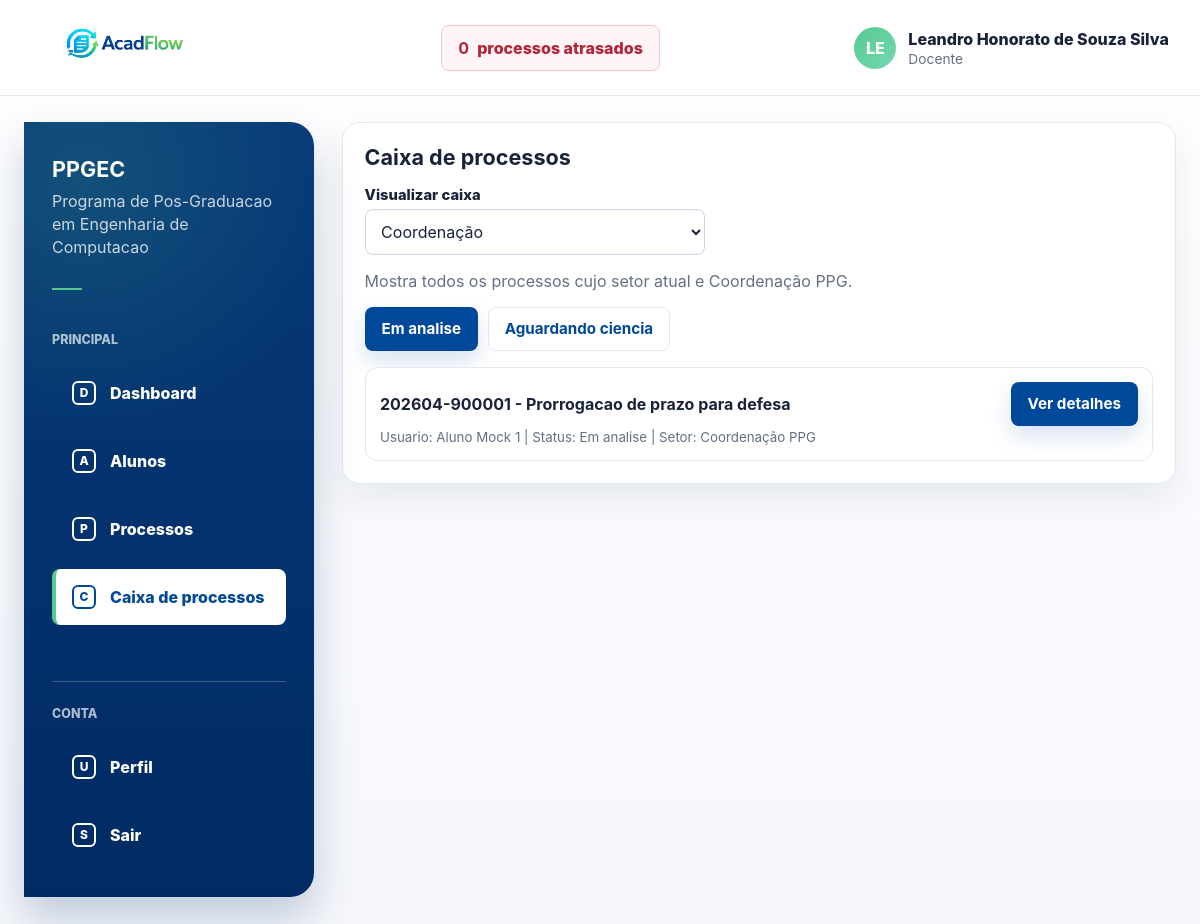
Page /coordenacao/caixa-processos/ (signed in) on the committed database.
### processos/models.py (models this page shows, shortened)
class User(AbstractUser):
    class TipoUsuario(models.TextChoices):
        ALUNO = "ALUNO", "Aluno"
        DOCENTE = "DOCENTE", "Docente"
        SERVIDOR = "SERVIDOR", "Servidor"
    username = None
    first_name = None
    last_name = None
    nome = models.CharField(max_length=255)
    email = models.EmailField(unique=True)
    tipo_usuario = models.CharField(
        max_length=20,
        choices=TipoUsuario.choices,
        default=TipoUsuario.SERVIDOR,
    )
    USERNAME_FIELD = "email"
    REQUIRED_FIELDS = ["nome"]
    objects = UserManager()
    class Meta:
        ordering = ["nome", "email"]

class Setor(models.Model):
    nome = models.CharField(max_length=120, unique=True)
    descricao = models.CharField(max_length=255, blank=True)
    ativo = models.BooleanField(default=True)
    class Meta:
        ordering = ["nome"]

class Processo(models.Model):
    PRAZOS_DIAS_POR_TIPO = {
        "APROVEITAMENTO_CREDITOS": 30,
        "DISPENSA_DISCIPLINA": 30,
        "TRANCAMENTO_MATRICULA": 15,
        "PRORROGACAO_PRAZO": 20,
        "REINGRESSO": 30,
        "MUDANCA_ORIENTADOR": 20,
        "QUALIFICACAO": 30,
        "DEFESA": 45,
        "RECURSO": 15,
        "OUTRO": 30,
    }
    class TipoProcesso(models.TextChoices):
        APROVEITAMENTO_CREDITOS = "APROVEITAMENTO_CREDITOS", "Aproveitamento de Creditos"
        DISPENSA_DISCIPLINA = "DISPENSA_DISCIPLINA", "Dispensa de Disciplina"
        TRANCAMENTO_MATRICULA = "TRANCAMENTO_MATRICULA", "Trancamento de Matricula"
        PRORROGACAO_PRAZO = "PRORROGACAO_PRAZO", "Prorrogacao de Prazo"
        REINGRESSO = "REINGRESSO", "Reingresso"
        MUDANCA_ORIENTADOR = "MUDANCA_ORIENTADOR", "Mudanca de Orientador"
        QUALIFICACAO = "QUALIFICACAO", "Qualificacao"
        DEFESA = "DEFESA", "Defesa"
        RECURSO = "RECURSO", "Recurso"
        OUTRO = "OUTRO", "Outro"
    class StatusProcesso(models.TextChoices):
        EM_ANALISE = "EM_ANALISE", "Em analise"
        AGUARDANDO_DOCUMENTO = "AGUARDANDO_DOCUMENTO", "Aguardando documento"
        AGUARDANDO_CIENCIA = "AGUARDANDO_CIENCIA", "Aguardando ciencia"
        FINALIZADO = "FINALIZADO", "Finalizado"
    class Prioridade(models.TextChoices):
        BAIXA = "BAIXA", "Baixa"
        MEDIA = "MEDIA", "Media"
        ALTA = "ALTA", "Alta"
    usuario_criado_por = models.ForeignKey(
        settings.AUTH_USER_MODEL,
        on_delete=models.PROTECT,
        related_name="processos_criados",
    )
    tipo = models.CharField(max_length=40, choices=TipoProcesso.choices)
    assunto = models.CharField(max_length=255)
    descricao = models.TextField()
    data_criacao = models.DateTimeField(auto_now_add=True)
    atualizado_em = models.DateTimeField(auto_now=True)
    status_inicial = models.CharField(
        max_length=25,
        choices=StatusProcesso.choices,
        null=True,
        blank=True,
    )
    status = models.CharField(
        max_length=25,
        choices=StatusProcesso.choices,
        default=StatusProcesso.EM_ANALISE,
    )
    prioridade = models.CharField(
        max_length=10,
        choices=Prioridade.choices,
        null=True,
        blank=True,
    )
    setor_atual = models.ForeignKey(
        Setor,
        on_delete=models.PROTECT,
        related_name="processos_atuais",
    )
    numero = models.CharField(max_length=20, unique=True, editable=False, blank=True)
    prazo_limite = models.DateField(null=True, blank=True)
    finalizado_em = models.DateTimeField(null=True, blank=True)
    termo_finalizacao = models.TextField(blank=True)
    observacoes_internas = models.TextField(blank=True)
    class Meta:
        ordering = ["-data_criacao"]

### processos/views.py (the view)
# urls.py: path("coordenacao/caixa-processos/", caixa_processos_view, name="coordenacao_caixa_processos"),
@login_required
def caixa_processos_view(request):
    if not _can_view_caixa(request.user):
        raise PermissionDenied("Acesso restrito a docentes e servidores.")
    nomes_setores = _nomes_setores_caixa(request.user)
    selected_caixa = request.GET.get("caixa", "").strip().upper()
    status_caixa = request.GET.get("status_caixa", "").strip().upper()
    if status_caixa not in {"AGUARDANDO_CIENCIA", "EM_ANALISE"}:
        status_caixa = "EM_ANALISE"
    opcoes_caixa = []
    if _is_coordenador(request.user):
        opcoes_caixa = [
            {"value": "COORDENACAO", "label": "Coordenação", "setor_nome": "Coordenação PPG"},
            {"value": "PLENO", "label": "Pleno", "setor_nome": "Colegiando PPGEC (Pleno)"},
        ]
        if selected_caixa == "COORDENACAO":
            nomes_setores = ["Coordenação PPG"]
        elif selected_caixa == "PLENO":
            nomes_setores = ["Colegiando PPGEC (Pleno)"]
        else:
            selected_caixa = "COORDENACAO"
            nomes_setores = ["Coordenação PPG"]
    processos_caixa = (
        Processo.objects.select_related("usuario_criado_por", "setor_atual")
        .filter(setor_atual__nome__in=nomes_setores)
        .filter(
            status__in=[
                Processo.StatusProcesso.EM_ANALISE,
                Processo.StatusProcesso.AGUARDANDO_CIENCIA,
            ]
        )
        .filter(status=status_caixa)
        .order_by("-data_criacao")
    )
    return render(
        request,
        "processos/caixa_processos.html",
        {
            "processos": processos_caixa,
            "nomes_setores_caixa": nomes_setores,
            "nomes_setores_caixa_texto": ", ".join(nomes_setores),
            "opcoes_caixa": opcoes_caixa,
            "selected_caixa": selected_caixa,
            "status_caixa": status_caixa,
            "is_coordenador": _is_coordenador(request.user),
            "has_gestao_access": _has_gestao_access(request.user),
            "can_view_dashboard": _can_view_dashboard(request.user),
            "can_view_processos": _can_view_processos(request.user),
            "can_view_caixa": _can_view_caixa(request.user),
        },
    )

### processos/context_processors.py (called while the page is built)
def processos_atrasados(request):
    if not request.user.is_authenticated:
        return {}
    return {
        "processos_atrasados_count": processos_atrasados_queryset(request.user).count(),
        "processos_atrasados_url": processos_atrasados_url(request.user),
    }

### processos/services.py (called while the page is built, shortened)
def processos_atrasados_base_queryset():
    return Processo.objects.filter(
        prazo_limite__lt=timezone.localdate(),
    ).exclude(status=Processo.StatusProcesso.FINALIZADO)

def processos_atrasados_queryset(user):
    queryset = processos_atrasados_base_queryset()
    if not user.is_authenticated:
        return queryset.none()
    if user.tipo_usuario == User.TipoUsuario.SERVIDOR:
        return queryset
    if user.tipo_usuario == User.TipoUsuario.DOCENTE:
        is_coordenador = Docente.objects.filter(pk=user.pk, coordenador=True).exists()
        if is_coordenador:
            return queryset
    return queryset.filter(usuario_criado_por=user)

def processos_atrasados_url(user):
    if user.is_authenticated and user.tipo_usuario in {User.TipoUsuario.SERVIDOR, User.TipoUsuario.DOCENTE}:
        if user.tipo_usuario == User.TipoUsuario.SERVIDOR or Docente.objects.filter(
            pk=user.pk,
            coordenador=True,
        ).exists():
            return f"{reverse('coordenacao_processos')}?atrasados=1"
    return f"{reverse('menu_meus_processos')}?my_atrasados=1"

### processos/views.py (called while the page is built)
def _is_docente(user):
    return user.is_authenticated and user.tipo_usuario == User.TipoUsuario.DOCENTE

def _is_servidor(user):
    return user.is_authenticated and user.tipo_usuario == User.TipoUsuario.SERVIDOR

def _is_coordenador(user):
    if not user.is_authenticated or user.tipo_usuario != User.TipoUsuario.DOCENTE:
        return False
    try:
        return bool(user.docente.coordenador)
    except Docente.DoesNotExist:
        return False

def _has_gestao_access(user):
    return _is_coordenador(user) or _is_servidor(user)

def _can_view_dashboard(user):
    return _has_gestao_access(user)

def _can_view_processos(user):
    return _is_coordenador(user) or _is_servidor(user)

def _can_view_caixa(user):
    return _is_docente(user) or _is_servidor(user)

def _nomes_setores_caixa(user):
    if _is_servidor(user):
        return ["Secretaria PPGEC"]
    if _is_coordenador(user):
        return ["Coordenação PPG", "Colegiando PPGEC (Pleno)"]
    if _is_docente(user):
        return ["Colegiando PPGEC (Pleno)"]
    return []

### templates/processos/caixa_processos.html (shortened to what this page needs)
{% extends "base.html" %}
{% block content %}
<section class="card">
    <h1 class="section-title">Caixa de processos</h1>
    {% if opcoes_caixa %}
        <form method="get" style="max-width: 340px; margin-bottom: 0.8rem;">
            <div class="field">
                <label for="id_caixa">Visualizar caixa</label>
                <select id="id_caixa" name="caixa" onchange="this.form.submit()">
                    {% for opcao in opcoes_caixa %}
                        <option value="{{ opcao.value }}" {% if selected_caixa == opcao.value %}selected{% endif %}>
                            {{ opcao.label }}
                        </option>
                    {% endfor %}
                </select>
            </div>
        </form>
    {% endif %}
    <p class="muted">Mostra todos os processos cujo setor atual e {{ nomes_setores_caixa_texto }}.</p>
    <div style="display: flex; gap: 0.6rem; margin: 0.8rem 0 1rem 0; flex-wrap: wrap;">
        <a
            class="btn {% if status_caixa == 'EM_ANALISE' %}{% else %}btn-secondary{% endif %}"
            href="?{% if selected_caixa %}caixa={{ selected_caixa }}&{% endif %}status_caixa=EM_ANALISE"
        >
            Em analise
        </a>
        <a
            class="btn {% if status_caixa == 'AGUARDANDO_CIENCIA' %}{% else %}btn-secondary{% endif %}"
            href="?{% if selected_caixa %}caixa={{ selected_caixa }}&{% endif %}status_caixa=AGUARDANDO_CIENCIA"
        >
            Aguardando ciencia
        </a>
    </div>
    {% if processos %}
        <ul class="list">
            {% for processo in processos %}
                <li>
                    <div style="display: flex; align-items: center; justify-content: space-between; gap: 0.7rem; flex-wrap: wrap;">
                        <strong>{{ processo.numero }} - {{ processo.assunto }}</strong>
                        <a class="btn" href="{% url 'processo_detalhe' processo.id %}">Ver detalhes</a>
                    </div>
                    <small class="muted">
                        Usuario: {{ processo.usuario_criado_por.nome }} |
                        Status: {{ processo.get_status_display }} |
                        Setor: {{ processo.setor_atual.nome }}
                    </small>
                </li>
            {% endfor %}
        </ul>
    {% else %}
        <p class="muted">Nao ha processos na caixa dos setores {{ nomes_setores_caixa_texto }}.</p>
    {% endif %}
</section>
{% endblock %}

### templates/base.html (shortened to what this page needs)
{% load static %}
<!doctype html>
<html lang="pt-BR">
<head>
    <link rel="stylesheet" href="{% static 'css/app.css' %}">
</head>
<body>
<div class="app-shell">
    {% if user.is_authenticated %}
        <header class="topbar">
            <div class="container topbar-content">
                <a class="brand" href="{% url 'home' %}" aria-label="AcadFlow">
                    <img class="brand-logo" src="{% static 'img/acadflow-logo.png' %}" alt="AcadFlow">
                </a>
                <a class="overdue-link" href="{{ processos_atrasados_url }}">
                    <strong>{{ processos_atrasados_count|default:0 }}</strong>
                    <span>processos atrasados</span>
                </a>
                <details class="user-menu">
                    <summary class="user-chip">
                        <span class="avatar" aria-hidden="true">{{ user.nome|default:user.email|slice:":2"|upper }}</span>
                        <span class="user-meta">
                            <span class="user-name">{{ user.nome }}</span>
                            <span class="user-role">{{ user.get_tipo_usuario_display }}</span>
                        </span>
                    </summary>
                </details>
            </div>
        </header>
    {% endif %}
    <main class="main-area">
        <div class="container">
            {% if user.is_authenticated %}
                <div class="layout">
                    <aside class="sidebar" aria-label="Menu principal">
                        <div class="sidebar-program">
                            <strong>PPGEC</strong>
                            <span>Programa de Pos-Graduacao em Engenharia de Computacao</span>
                            <span class="sidebar-rule"></span>
                        </div>
                        <p class="sidebar-label">Principal</p>
                        <ul class="side-menu">
                            {% if can_view_dashboard %}
                                <li>
                                    <a class="{% if request.resolver_match.url_name == 'coordenacao_dashboard' %}is-active{% endif %}" href="{% url 'coordenacao_dashboard' %}">
                                        <span class="side-icon">D</span>
                                        Dashboard
                                    </a>
                                </li>
                            {% endif %}
                            {% if has_gestao_access %}
                                <li>
                                    <a class="{% if request.resolver_match.url_name == 'coordenacao_alunos' %}is-active{% endif %}" href="{% url 'coordenacao_alunos' %}">
                                        <span class="side-icon">A</span>
                                        Alunos
                                    </a>
                                </li>
                            {% endif %}
                            {% if can_view_processos %}
                                <li>
                                    <a class="{% if request.resolver_match.url_name == 'coordenacao_processos' %}is-active{% endif %}" href="{% url 'coordenacao_processos' %}">
                                        <span class="side-icon">P</span>
                                        Processos
                                    </a>
                                </li>
                            {% endif %}
                            {% if can_view_caixa %}
                                <li>
                                    <a class="{% if request.resolver_match.url_name == 'coordenacao_caixa_processos' %}is-active{% endif %}" href="{% url 'coordenacao_caixa_processos' %}">
                                        <span class="side-icon">C</span>
                                        Caixa de processos
                                    </a>
                                </li>
                            {% endif %}
                        </ul>
                        <div class="sidebar-footer">
                            <p class="sidebar-label">Conta</p>
                            <ul class="side-menu">
                                <li>
                                    <a class="{% if request.resolver_match.url_name == 'me' %}is-active{% endif %}" href="{% url 'me' %}">
                                        <span class="side-icon">U</span>
                                        Perfil
                                    </a>
                                </li>
                                <li>
                                    <form method="post" action="{% url 'logout' %}" class="side-form">
                                        <button type="submit">
                                            <span class="side-icon">S</span>
                                            Sair
                                        </button>
                                    </form>
                                </li>
                            </ul>
                        </div>
                    </aside>
                    <section class="content-area">
            {% endif %}
            {% block content %}{% endblock %}
            {% if user.is_authenticated %}
                    </section>
                </div>
            {% endif %}
        </div>
    </main>
</div>
</body>
</html>

### rows in the picture
User: nome "LE", nome "Leandro Honorato de Souza Silva", tipo_usuario "Docente"
Setor: nome "Coordenação PPG"
Processo: numero "202604-900001", assunto "Prorrogacao de prazo para defesa", usuario_criado_por.nome "Aluno Mock 1", status "Em analise", setor_atual.nome "Coordenação PPG"

### other values in the picture
{{ processos_atrasados_count|default:0 }} "0"
form field caixa "Coordenação"
